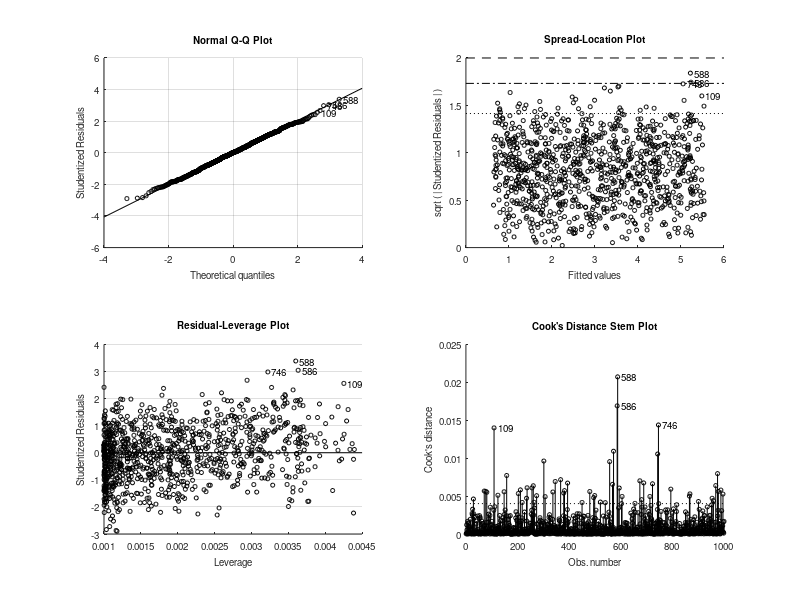
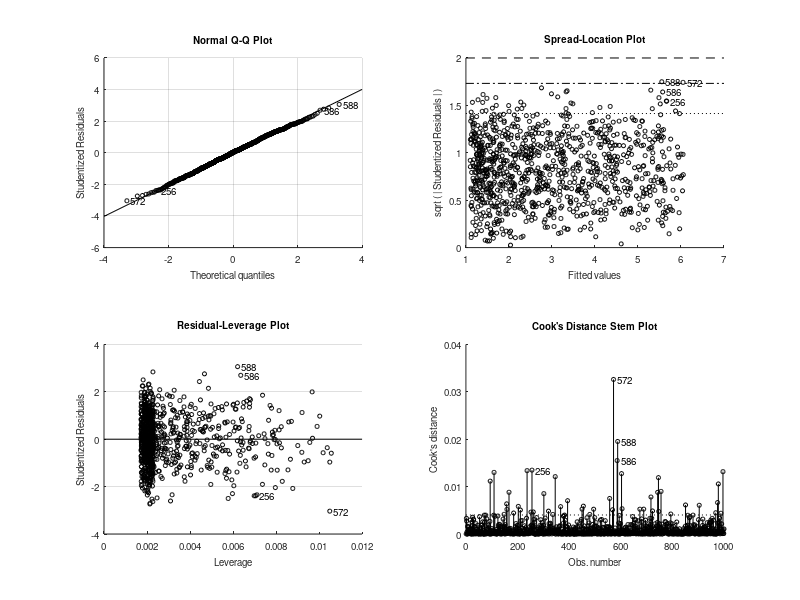

These charts were generated, in order, by the following MATLAB code: (Note: this script raises an error after producing the figures.)
clear, clc, close all

n_points = 1000;
eps = 0.7;
func = @(x)(1 + 1 / 2 * x + 1 / 10 * x.^2);

%% Single model
x = 5 * rand(n_points,1);
t = func(x);
t_noisy = func(x) + eps * randn(n_points,1);
phi = [x x.^2];

lin_model = fitlm(x,t_noisy);
qua_model = fitlm(phi,t_noisy);

% Parameter space
real_par = [1 1/2 1/10];
best_lin_par = [7/12 1 0];

lin_c = [lin_model.Coefficients.Estimate' 0];
qua_c = qua_model.Coefficients.Estimate;

figure();
plot3(real_par(1),real_par(2),real_par(3),'bx');
hold on
grid on;
plot3(best_lin_par(1),best_lin_par(2),best_lin_par(3),'ro');
plot3(lin_c(1),lin_c(2),lin_c(3),'r+');
plot3(qua_c(1),qua_c(2),qua_c(3),'b+');
title('Parameter space');
xlabel('w_0');
ylabel('w_1');
zlabel('w_2');

% Input/output space

figure()
plot(x, t_noisy, 'r.')
hold on;
plot(x, predict(lin_model,x), 'g.');
plot(x, predict(qua_model,phi), 'b.');
title('Input/output space');
xlabel('x');
ylabel('y');


%% Multiple models
n_repetitions = 100;
n_points = 10000;
for ii = 1:n_repetitions
    % Samples generation
    x = 5 * rand(n_points,1);
    t = func(x);
    t_noisy = func(x) + eps * randn(n_points,1);
    phi = [x x.^2];

    lin_model = fitlm(x,t_noisy);
    qua_model = fitlm(phi,t_noisy);
    
    lin_coeff(ii,:) = [lin_model.Coefficients.Estimate' 0];
    qua_coeff(ii,:) = qua_model.Coefficients.Estimate;
end

figure();
plot3(real_par(1),real_par(2),real_par(3),'bx');
hold on
grid on;
plot3(best_lin_par(1),best_lin_par(2),best_lin_par(3),'ro');
plot3(lin_coeff(:,1),lin_coeff(:,2),lin_coeff(:,3),'r.');
plot3(qua_coeff(:,1),qua_coeff(:,2),qua_coeff(:,3),'b.');

title('Parameter space');
xlabel('w_0');
ylabel('w_1');
zlabel('w_2');

%% Bias and variance over a single point

x_new = 5 * rand();
t_new = func(x_new) + eps * randn(1,1);
x_enh_new = [1 x_new 0];
phi_new = [1 x_new x_new.^2];

for ii = 1:n_repetitions
    y_pred_lin(ii) = lin_coeff(ii,:) * x_enh_new';
    y_pred_qua(ii) = qua_coeff(ii,:) * phi_new';
end

error_lin = mean((t_new - y_pred_lin).^2);
bias_lin = mean(func(x_new) - y_pred_lin)^2;
variance_lin = var(y_pred_lin);
var_t_lin = error_lin - variance_lin - bias_lin;

error_qua = mean((t_new - y_pred_qua).^2);
bias_qua = mean(func(x_new) - y_pred_qua)^2;
variance_qua = var(y_pred_qua);
var_t_qua = error_qua- variance_qua - bias_qua;

disp('---Single point---');
disp(['Linear error: ' num2str(error_lin)]);
disp(['Linear bias: ' num2str(bias_lin)]);
disp(['Linear variance: ' num2str(variance_lin)]);
disp(['Linear sigma: ' num2str(var_t_lin) ' (unreliable)']);

disp(['Quadratic error: ' num2str(error_qua)]);
disp(['Quadratic bias: ' num2str(bias_qua)]);
disp(['Quadratic variance: ' num2str(variance_qua)]);
disp(['Quadratic sigma: ' num2str(var_t_qua) ' (unreliable)']);

%% Bias and variance over the x space

n_samples = 101;
x_new = linspace(0,5,n_samples)';
t_new = func(x_new) + eps * randn(n_samples,1);
x_enh_new = [ones(n_samples,1) x_new zeros(n_samples,1)];
phi_new = [ones(n_samples,1) x_new x_new.^2];

for ii = 1:n_repetitions
    y_pred_lin_all(ii,:) = lin_coeff(ii,:) * x_enh_new';
    y_pred_qua_all(ii,:) = qua_coeff(ii,:) * phi_new';
end

error_lin = sum(mean((repmat(t_new',n_repetitions,1) - ...
    y_pred_lin_all).^2)) / n_samples;
bias_lin = sum(mean(repmat(func(x_new'),n_repetitions,1) - ...
    y_pred_lin_all).^2) / n_samples;
variance_lin = sum(var(y_pred_lin_all)) / n_samples;
var_t_lin = (error_lin - bias_lin - variance_lin);

error_qua = sum(mean((repmat(t_new',n_repetitions,1) - ...
    y_pred_qua_all).^2)) / n_samples;
bias_qua = sum(mean(repmat(func(x_new'),n_repetitions,1) - ...
    y_pred_qua_all).^2) / n_samples;
variance_qua = sum(var(y_pred_qua_all)) / n_samples;
var_t_qua = (error_qua - bias_qua - variance_qua);

disp('---All dataset---')
disp(['Linear error: ' num2str(error_lin)]);
disp(['Linear bias: ' num2str(bias_lin)]);
disp(['Linear variance: ' num2str(variance_lin)]);
disp(['Linear sigma: ' num2str(var_t_lin)]);

disp(['Quadratic error: ' num2str(error_qua)]);
disp(['Quadratic bias: ' num2str(bias_qua)]);
disp(['Quadratic variance: ' num2str(variance_qua)]);
disp(['Quadratic sigma: ' num2str(var_t_qua)]);